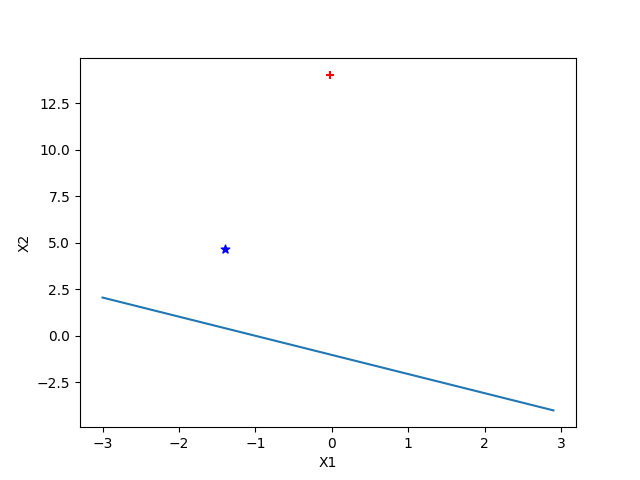

Python code for this plot:
import re
import matplotlib.pyplot as plt
import numpy as np
import pandas as pd
from numpy import exp
def data():#读取txt文本内的数据并转成需要的list
    f=open('data2.txt')
    data=[]
    for each_line in f:
        each_line=each_line.strip('\n')
        res=re.split(" ",each_line)
        res=list(filter(None,res))
        res= list(map(float,res))
        data.append(res)
    for i in range(len(data)):#加一个偏执项
        data[i].insert(0,1)
    f.close()
    print(len(data[1]))
    return data
def sin_cos(data,weights):#画图
    x0=[]
    x1=[]
    y0=[]
    y1=[]
    for i in data:
        if(i[3]==0):
            x0.append(i[1])
            y0.append(i[2])
        else:
            x1.append(i[1])
            y1.append(i[2])
    fig = plt.figure()
    ax = fig.add_subplot(111)
    ax.scatter(x0,y0,marker='+',label='1',s=40,c='r')
    ax.scatter(x1,y1,marker='*',label='1',s=40,c='b')
    x = np.arange(-3, 3, 0.1)
    y = (-weights[0, 0] - weights[1, 0] * x) / weights[2, 0]  #matix
    ax.plot(x, y)
    plt.xlabel('X1')
    plt.ylabel('X2')
    plt.savefig('test.png')
    #plt.show()
def sigmoid(inX):#逻辑函数
        return 1.0/(1+exp(-inX))
def tiduxiajiang_sigmoid(data):
    x=[]
    y=[]
    for i in range(len(data)):
        x.append(data[i][:-1])
        y.append(data[i][-1:])
    alpha=0.002
    maxcycle=1
    x=np.mat(x)#转成矩阵
    y=np.mat(y)
    x2=x.T#矩阵转逆
    weights=np.mat([[1],[1],[1]])
    for i in range(maxcycle):
        h = sigmoid(x* weights)
        print(h.shape)
        error=y-h
        print("error.shape: ",error.shape)
        print(error)
        print("x2.h",x2.shape)
        print(x2)
        a = x2*error
        print("alpha*x2*error: ",a.shape)
        weights=weights+alpha*x2*error
        print(sum(error))#看是否收敛
    return weights
data=data()
weights=tiduxiajiang_sigmoid(data)
sin_cos(data,weights)
# print('\n')
#print(weights)
#to_csv(data)